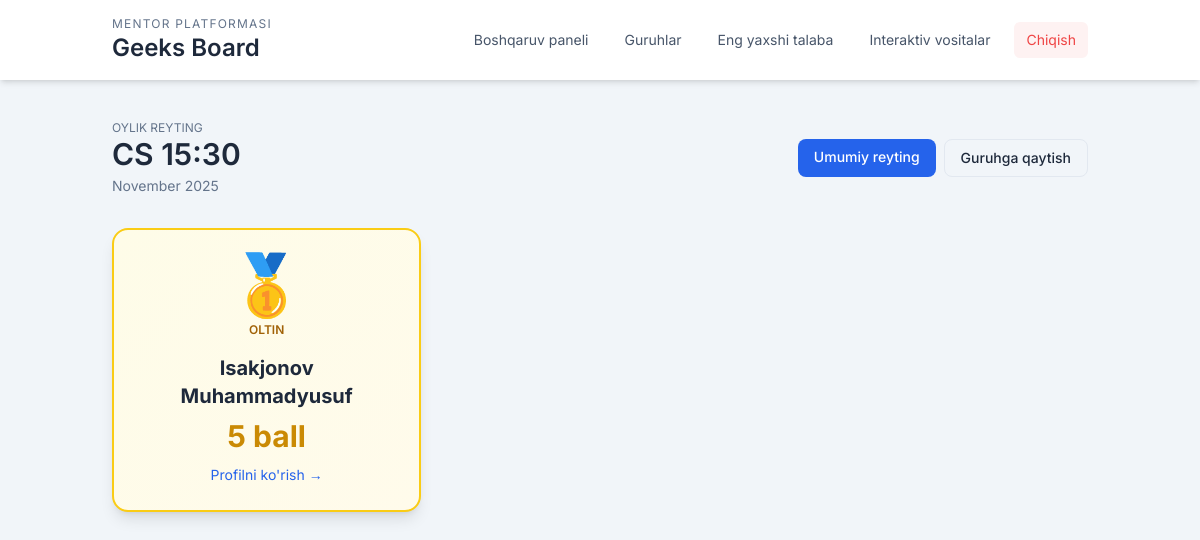
The app's page /groups/3/leaderboard/ (signed in) with its own data.
### core/models.py (models this page shows, shortened)
class Group(models.Model):
    mentor = models.ForeignKey(
        Mentor,
        on_delete=models.CASCADE,
        related_name='groups',
    )
    name = models.CharField(max_length=150)
    subject = models.CharField(max_length=120, blank=True)
    schedule = models.CharField(max_length=255, blank=True)
    start_date = models.DateField(null=True, blank=True)
    class Meta:
        unique_together = ('mentor', 'name')
        ordering = ['name']

class Student(models.Model):
    group = models.ForeignKey(
        Group,
        on_delete=models.CASCADE,
        related_name='students',
    )
    full_name = models.CharField(max_length=200)
    birth_date = models.DateField(null=True, blank=True)
    phone = models.CharField(max_length=32, blank=True)
    parent_phone = models.CharField(max_length=32, blank=True)
    notes = models.TextField(blank=True)
    class Meta:
        ordering = ['full_name']

### core/views.py (the view)
# urls.py: path('groups/<int:group_id>/leaderboard/', views.monthly_leaderboard, name='monthly_leaderboard'),
@login_required
def monthly_leaderboard(request, group_id: int):
    mentor = _require_mentor(request)
    if not mentor:
        return redirect('login')
    group = get_object_or_404(Group, id=group_id, mentor=mentor)
    month = request.GET.get('month')
    if month:
        try:
            target_date = datetime.strptime(month, '%Y-%m')
            start, end = _current_month_range(target_date.date())
        except ValueError:
            start, end = _current_month_range()
    else:
        start, end = _current_month_range()
    top_students = (
        group.students.annotate(
            month_total=Sum(
                'points__score',
                filter=models.Q(points__date__date__range=(start, end)),
                default=0
            )
        )
        .filter(month_total__gt=0)
        .order_by('-month_total', 'full_name')[:3]
    )
    context = {
        'group': group,
        'top_students': top_students,
        'month_label': start.strftime('%B %Y'),
    }
    return render(request, 'leaderboard.html', context)

### core/views.py (called while the page is built)
def _current_month_range(target_date: Optional[date] = None):
    today = target_date or date.today()
    start = today.replace(day=1)
    _, last_day = calendar.monthrange(today.year, today.month)
    end = today.replace(day=last_day)
    return start, end

def _require_mentor(request):
    mentor = getattr(request.user, 'mentor_profile', None)
    if not mentor:
        messages.error(request, 'Bu hisobga mentor profili bog\'lanmagan.')
        return None
    return mentor

### project/templates/leaderboard.html (shortened to what this page needs)
{% extends "base.html" %}
{% block content %}
<div class="mb-8">
    <div class="flex items-center justify-between">
        <div>
            <p class="text-xs uppercase text-slate-500">Oylik reyting</p>
            <h2 class="text-3xl font-semibold text-slate-800">{{ group.name }}</h2>
            <p class="text-sm text-slate-500 mt-1">{{ month_label }}</p>
        </div>
        <div class="flex gap-2">
            <a href="{% url 'student_rating' group.id %}" class="px-4 py-2 bg-blue-600 text-white rounded-lg hover:bg-blue-700 transition text-sm font-medium">
                Umumiy reyting
            </a>
            <a href="{% url 'student_list' group.id %}" class="px-4 py-2 border border-slate-200 rounded-lg hover:bg-slate-50 text-sm font-medium">
                Guruhga qaytish
            </a>
        </div>
    </div>
</div>
{% if top_students %}
<div class="grid grid-cols-1 md:grid-cols-3 gap-6 mb-8">
    {% for student in top_students %}
    <div class="bg-white rounded-2xl shadow-lg p-6 border-2 {% if forloop.counter == 1 %}border-yellow-400 bg-gradient-to-br from-yellow-50 to-amber-50{% elif forloop.counter == 2 %}border-slate-300 bg-gradient-to-br from-slate-50 to-gray-50{% elif forloop.counter == 3 %}border-orange-300 bg-gradient-to-br from-orange-50 to-amber-50{% else %}border-slate-100{% endif %}">
        <div class="text-center">
            <div class="mb-4">
                {% if forloop.counter == 1 %}
                    <span class="text-6xl">🥇</span>
                    <p class="text-xs uppercase text-yellow-700 font-semibold mt-2">Oltin</p>
                {% elif forloop.counter == 2 %}
                    <span class="text-6xl">🥈</span>
                    <p class="text-xs uppercase text-slate-600 font-semibold mt-2">Kumush</p>
                {% elif forloop.counter == 3 %}
                    <span class="text-6xl">🥉</span>
                    <p class="text-xs uppercase text-orange-600 font-semibold mt-2">Bronza</p>
                {% endif %}
            </div>
            <h3 class="text-xl font-bold text-slate-800 mb-2">{{ student.full_name }}</h3>
            <p class="text-3xl font-bold {% if forloop.counter == 1 %}text-yellow-600{% elif forloop.counter == 2 %}text-slate-600{% elif forloop.counter == 3 %}text-orange-600{% else %}text-accent{% endif %} mb-2">
                {{ student.month_total|default:0 }} ball
            </p>
            <a href="{% url 'student_profile' student.id %}" class="text-sm text-blue-600 hover:underline">
                Profilni ko'rish →
            </a>
        </div>
    </div>
    {% endfor %}
</div>
{% else %}
<div class="bg-white rounded-2xl shadow-lg p-12 border border-slate-100 text-center">
    <p class="text-slate-500 text-lg">Bu oy uchun ma'lumotlar mavjud emas.</p>
    <p class="text-slate-400 text-sm mt-2">Talabalar uchun ballar qo'shilsa, reyting bu yerda ko'rsatiladi.</p>
</div>
{% endif %}
{% endblock %}

### project/templates/base.html (style rules this page uses)
body { font-family: 'Inter', sans-serif; background-color: #f8fafc; }

### records on screen
Group: name "CS 15:30"
Student: full_name "Isakjonov Muhammadyusuf", month_total "5"

### other values on screen
{{ month_label }} "November 2025"
